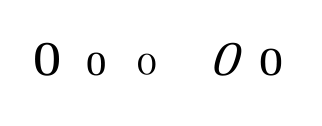
#> input picture offline/img_zero.png, 322 x 126 px
$ python -i utils.py   (imports and definitions only)
#> lines starting #> are read from the running program, lines starting #| are printed output that depends on the picture; after the words box and inside, x2 and y2 are one past the last pixel; in counts of white or black regions, pixels touching at a corner belong together
import cv2
import numpy as np
import os

# Global Constants
NOISE_THRESHOLD = 20
LINE_Y_TOLERANCE = 20
DIGIT_SIZE = (64, 64)

# 1- Pretreatment (Cleaning) Functions

# [4 lines left out: function binarize_img, not called in this run]


# 2- Segmentation (Slicing) functions

def detect_contours(binary_img):
    contours, hierarchy = cv2.findContours(binary_img, cv2.RETR_EXTERNAL, cv2.CHAIN_APPROX_SIMPLE)
    return contours

# [129 lines left out: functions filter_contours, extract_characters, correct_rotation, split_touching_digits, not called in this run]


# 3- Feature Extraction Functions

def calculate_cavities(digit_binary_img):
    rows, cols = digit_binary_img.shape
    img_area = rows * cols

    # Mask of digit pixels (white = 255) and background pixels
    digit_mask = digit_binary_img == 255
    bg_mask = ~digit_mask

    # --- Build 4 wall visibility masks ---

    # wall_north[r,c] = True if there is a digit pixel ABOVE row r in column c
    wall_north = np.zeros_like(digit_mask)
    for r in range(1, rows):
        wall_north[r, :] = wall_north[r - 1, :] | digit_mask[r - 1, :]

    # wall_south[r,c] = True if there is a digit pixel BELOW row r in column c
    wall_south = np.zeros_like(digit_mask)
    for r in range(rows - 2, -1, -1):
        wall_south[r, :] = wall_south[r + 1, :] | digit_mask[r + 1, :]

    # wall_west[r,c] = True if there is a digit pixel LEFT of column c in row r
    wall_west = np.zeros_like(digit_mask)
    for c in range(1, cols):
        wall_west[:, c] = wall_west[:, c - 1] | digit_mask[:, c - 1]

    # wall_east[r,c] = True if there is a digit pixel RIGHT of column c in row r
    wall_east = np.zeros_like(digit_mask)
    for c in range(cols - 2, -1, -1):
        wall_east[:, c] = wall_east[:, c + 1] | digit_mask[:, c + 1]

    # --- Combine masks with logical operations ---

    # Central cavity: background pixel blocked in ALL 4 directions (closed hole)
    central = bg_mask & wall_north & wall_south & wall_east & wall_west

    # North cavity: open to North, blocked S + E + W
    north = bg_mask & (~wall_north) & wall_south & wall_east & wall_west

    # South cavity: open to South, blocked N + E + W
    south = bg_mask & wall_north & (~wall_south) & wall_east & wall_west

    # East cavity: open to East, blocked N + S + W
    east = bg_mask & wall_north & wall_south & (~wall_east) & wall_west

    # West cavity: open to West, blocked N + S + E
    west = bg_mask & wall_north & wall_south & wall_east & (~wall_west)

    # --- Central: surface + connectivity (nb connected blocks) ---
    central_surface = np.sum(central) / img_area
    if np.sum(central) > 0:
        num_labels, _ = cv2.connectedComponents(central.astype(np.uint8) * 255)
        central_nb_blocks = (num_labels - 1) / 2  # 0->0, 1->0.5, 2->1.0
    else:
        central_nb_blocks = 0.0

    # --- Helper: surface + barycenter Y for a directional cavity ---
    def cavity_features(mask):
        surface = np.sum(mask) / img_area
        if np.sum(mask) > 0:
            ys = np.where(mask)[0]  # row indices of True pixels
            barycenter_y = np.mean(ys) / rows  # normalize by height [0, 1]
        else:
            barycenter_y = 0.5  # neutral default (center)
        return surface, barycenter_y

    north_surface, north_bary = cavity_features(north)
    south_surface, south_bary = cavity_features(south)
    east_surface, east_bary = cavity_features(east)
    west_surface, west_bary = cavity_features(west)

    return (
        central_surface, central_nb_blocks,
        north_surface, north_bary,
        south_surface, south_bary,
        east_surface, east_bary,
        west_surface, west_bary
    )

def calculate_solidity(digit_binary_img):
    """Solidity = contour area / convex hull area. Invariant to scale."""
    contours, _ = cv2.findContours(digit_binary_img, cv2.RETR_EXTERNAL, cv2.CHAIN_APPROX_SIMPLE)
    if not contours:
        return 0.0
    # Take largest contour
    contour = max(contours, key=cv2.contourArea)
    area = cv2.contourArea(contour)
    hull = cv2.convexHull(contour)
    hull_area = cv2.contourArea(hull)
    if hull_area == 0:
        return 0.0
    return area / hull_area

def create_feature_vector(digit_img):
    cavities = list(calculate_cavities(digit_img))
    solidity = calculate_solidity(digit_img)
    return cavities + [solidity]


# 4- Normalization Functions

# [41 lines left out: functions normalize_features, apply_normalization, calculate_centroids, save_data, load_data, not called in this run]

>>> import cv2
>>> picture = cv2.imread('img_zero.png', cv2.IMREAD_GRAYSCALE)
#> picture is the input picture: shape (126, 322); min 0, max 255, mean 247.9
>>> result = create_feature_vector(picture)
#> in calculate_cavities, `digit_mask = digit_binary_img == 255`:
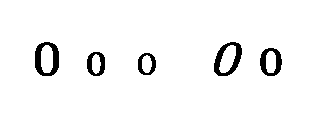
#> digit_mask: shape (126, 322) bool; 96.2% white; 5 black regions, box (x1, y1, x2, y2) and area: (35, 42, 59, 76) 415, (214, 42, 242, 76) 403, (260, 48, 282, 76) 309, (87, 52, 105, 76) 231, (138, 53, 156, 75) 188
#> after the loop in calculate_cavities, `for r in range(1, rows):`:
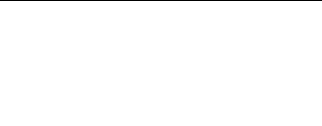
#> wall_north: shape (126, 322) bool; 99.2% white; black in thin lines or dots, all inside (x1, y1, x2, y2) = (0, 0, 322, 1)
#> after the loop in calculate_cavities, `for r in range(rows - 2, -1, -1):`:
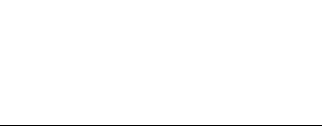
#> wall_south: shape (126, 322) bool; 99.2% white; black in thin lines or dots, all inside (x1, y1, x2, y2) = (0, 125, 322, 126)
#> after the loop in calculate_cavities, `for c in range(1, cols):`:
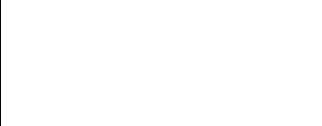
#> wall_west: shape (126, 322) bool; 99.7% white; black in thin lines or dots, all inside (x1, y1, x2, y2) = (0, 0, 1, 126)
#> after the loop in calculate_cavities, `for c in range(cols - 2, -1, -1):`:
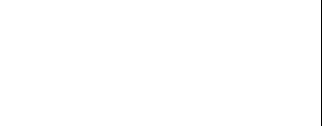
#> wall_east: shape (126, 322) bool; 99.7% white; black in thin lines or dots, all inside (x1, y1, x2, y2) = (321, 0, 322, 126)
#> in calculate_cavities, `north = bg_mask & (~wall_north) & wall_south & wall_east & wall_west`: north: shape (126, 322) bool; every value is 0
#> in calculate_cavities, `central_surface = np.sum(central) / img_area`: central_surface = 0.0381
#> in calculate_cavities, `num_labels, _ = cv2.connectedComponents(central.astype(np.uint8) * 255)`: num_labels = 6
#> in calculate_cavities, `central_nb_blocks = (num_labels - 1) / 2`: central_nb_blocks = 2.5
#> in cavity_features, `surface = np.sum(mask) / img_area`: surface = 0
#> in calculate_cavities, `north_surface, north_bary = cavity_features(north)`: north_bary = 0.5
#> in calculate_cavities, `south_surface, south_bary = cavity_features(south)`: south_surface = 0; south_bary = 0.5
#> in calculate_cavities, `east_surface, east_bary = cavity_features(east)`: east_surface = 0; east_bary = 0.5
#> in calculate_cavities, `west_surface, west_bary = cavity_features(west)`: west_surface = 0; west_bary = 0.5
#> in create_feature_vector, `cavities = list(calculate_cavities(digit_img))`: cavities = [0.0381, 2.5, 0, 0.5, 0, 0.5, 0, 0.5, 0, 0.5]
#> in calculate_solidity, `contours, _ = cv2.findContours(digit_binary_img, cv2.RETR_EXTERNAL, cv..`: contours = [[[0, 0], [0, 125], [321, 125], [321, 0]]]
#> in calculate_solidity, `contour = max(contours, key=cv2.contourArea)`: contour = [[0, 0], [0, 125], [321, 125], [321, 0]]
#> in calculate_solidity, `area = cv2.contourArea(contour)`: area = 40125
#> in calculate_solidity, `hull = cv2.convexHull(contour)`: hull = [[321, 0], [321, 125], [0, 125], [0, 0]]
#> in calculate_solidity, `hull_area = cv2.contourArea(hull)`: hull_area = 40125
#> in create_feature_vector, `solidity = calculate_solidity(digit_img)`: solidity = 1
#> result = [0.0381, 2.5, 0, 0.5, 0, 0.5, 0, 0.5, 0, 0.5, 1]
